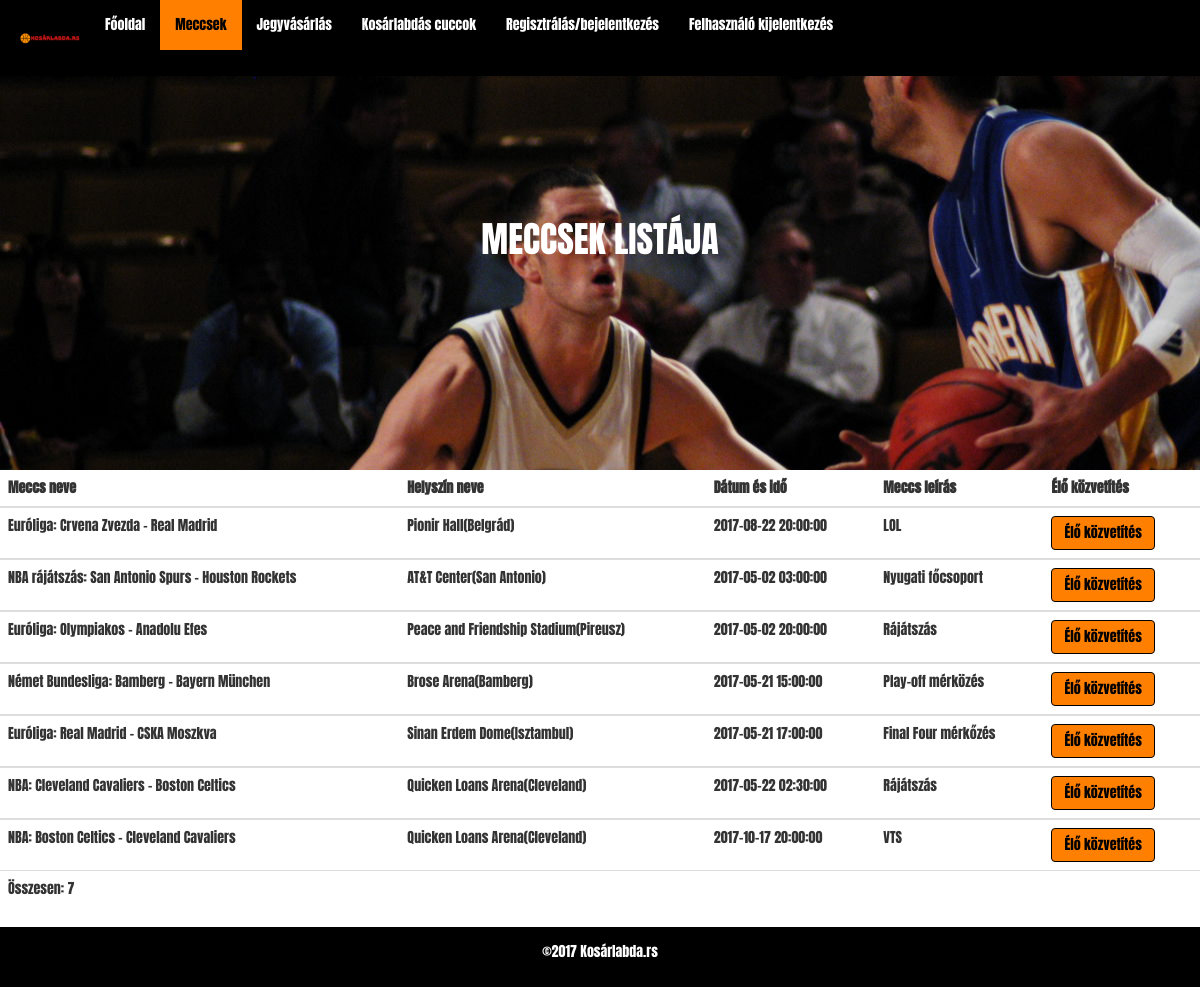
/meccsek.php (signed in), run on the app's committed database.
### tables this page shows
CREATE TABLE `matches` (
  `id_match` int(11) NOT NULL,
  `id_admin` int(11) DEFAULT NULL,
  `match_name` varchar(100) NOT NULL,
  `name_of_venue` varchar(150) NOT NULL,
  `datetime` datetime NOT NULL,
  `price` float NOT NULL,
  `match_description` text NOT NULL,
  `number_of_tickets` int(11) NOT NULL
);

### meccsek.php (the view, shortened to what this page needs)
<!DOCTYPE html>
<html lang="en">
<head>
    <link href="css/bootstrap.min.css" rel="stylesheet">
    <link href="css/animate.css" rel="stylesheet">
    <link href="css/index.css" rel="stylesheet">
</head>
<body>
<nav class="navbar navbar-default navbar-fixed-top">
    <div class="container-fluid">
        <div class="navbar-header">
            <a class="navbar-header" href=""><img alt="kosarlabda" src="images/kosárlabda.png" class="img-responsive" /></a>
        </div>
        <div class="collapse navbar-collapse" id="navbar">
            <ul class="nav navbar-nav">
                <li><a href="index.php">Főoldal</a></li>
                <li class="active"><a href="meccsek.php">Meccsek</a></li>
                <li><a href="jegyvasarlas.php">Jegyvásárlás</a></li>
                <li><a href="cuccok.php">Kosárlabdás cuccok</a></li>
                <li><a href="regisztralas.php">Regisztrálás/bejelentkezés</a></li>
                <?php
                if (isset($_SESSION['user'])) {
                    ?>
                    <li><a href="logout_user.php">Felhasználó kijelentkezés</a></li>
                    <?php
                }
                    ?>
            </ul>
        </div>
    </div>
</nav>
<div class="container matches wow slideInUp">
    <h1>Meccsek listája</h1>
</div>
<div class="table-responsive matchrows wow slideInUp">
    <table class="table">
        <thead>
        <tr>
            <th>Meccs neve</th>
            <th>Helyszín neve</th>
            <th>Dátum és idő</th>
            <th>Meccs leírás</th>
            <th>Élő közvetítés</th>
        </tr>
        </thead>
        <?php
            global $connection;
            $sql = "SELECT id_match, match_name, name_of_venue, datetime, match_description FROM matches";
            $result = mysqli_query($connection, $sql) or die(mysqli_error($connection));
            if (mysqli_num_rows($result) > 0) {
                while ($record = mysqli_fetch_array($result)) {
                    ?>
                    <tbody>
                    <tr>
                        <td><?php echo $record['match_name']; ?></td>
                        <td><?php echo $record['name_of_venue']; ?></td>
                        <td><?php echo $record['datetime']; ?></td>
                        <td><?php echo $record['match_description']; ?></td>
                        <td><a href="meccsek2.php?id_match=<?php echo $record['id_match']?>" class="btn btn-default">Élő közvetítés</a></td>
                    </tr>
                    </tbody>
        <?php
                }
            }
        ?>
        <tfoot>
        <tr>
            <td colspan="7">Összesen: <?php echo mysqli_num_rows($result); ?></td>
        </tr>
        </tfoot>
    </table>
</div>
<footer class="footer">
    <div class="container">
        <p class="text-center">&copy;2017 Kosárlabda.rs</p>
    </div>
</footer>
</body>
</html>

### css/index.css (style rules this page uses)
body { font-family: 'Anton', sans-serif; }
.container-fluid > .navbar-header > a > img { width: 75px; height: 75px; }
.navbar-default { background-color: #000000; border-color: #000000; }
.navbar-default .navbar-nav > li > a { color: #ffffff; }
.navbar-default .navbar-nav > .active > a, .navbar-default .navbar-nav > .active > a:hover, .navbar-default .navbar-nav > .active > a:focus { color: #000000; background-color: #ff7f00; }
.btn { background-color: #ff7f00; color: #000000; border-color: #000000; }
.footer { background-color: #000000; color: #ffffff; padding: 15px; }
.matches { padding: 200px 15px; text-align: center; background-image: url("oru-basketball-1-1479851.jpg"); width: 100%; }
.matches > h1 { color: #ffffff; text-transform: uppercase; }

### data on the page
matches: match_name "Euróliga: Crvena Zvezda - Real Madrid", name_of_venue "Pionir Hall(Belgrád)", datetime "2017-08-22 20:00:00", match_description "LOL"
matches: match_name "NBA rájátszás: San Antonio Spurs - Houston Rockets", name_of_venue "AT&T Center(San Antonio)", datetime "2017-05-02 03:00:00", match_description "Nyugati főcsoport"
matches: match_name "Euróliga: Olympiakos - Anadolu Efes", name_of_venue "Peace and Friendship Stadium(Pireusz)", datetime "2017-05-02 20:00:00", match_description "Rájátszás"
matches: match_name "Német Bundesliga: Bamberg - Bayern München", name_of_venue "Brose Arena(Bamberg)", datetime "2017-05-21 15:00:00", match_description "Play-off mérközés"
matches: match_name "Euróliga: Real Madrid - CSKA Moszkva", name_of_venue "Sinan Erdem Dome(Isztambul)", datetime "2017-05-21 17:00:00", match_description "Final Four mérkőzés"
matches: match_name "NBA: Cleveland Cavaliers - Boston Celtics", name_of_venue "Quicken Loans Arena(Cleveland)", datetime "2017-05-22 02:30:00", match_description "Rájátszás"
matches: match_name "NBA: Boston Celtics - Cleveland Cavaliers", name_of_venue "Quicken Loans Arena(Cleveland)", datetime "2017-10-17 20:00:00", match_description "VTS"

### other printed values
mysqli_num_rows($result) "7"
